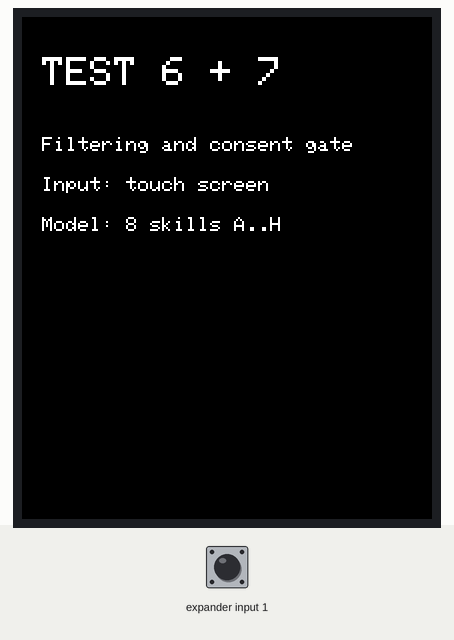
Simulated run of this sketch. Board: ESP32-S3. On the bench: 410×502 colour display. Wiring (inferred from the names in the program): PCF8574 port expander at I2C address 0x38. The inputs (shaded band) are chosen by the test bench; at power-on: expander input 1 HIGH. What the sketch prints to the serial monitor is not drawn.

Above: at 0.5 s.
At 17.2 s:
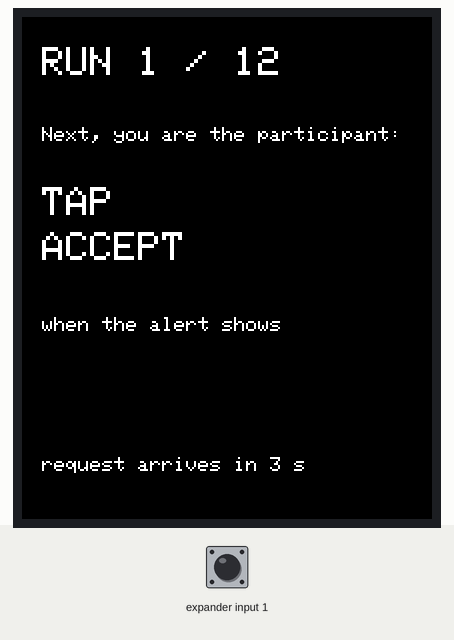
17.3 s: expander input 1 pulled LOW for 1 s
At 18.3 s:
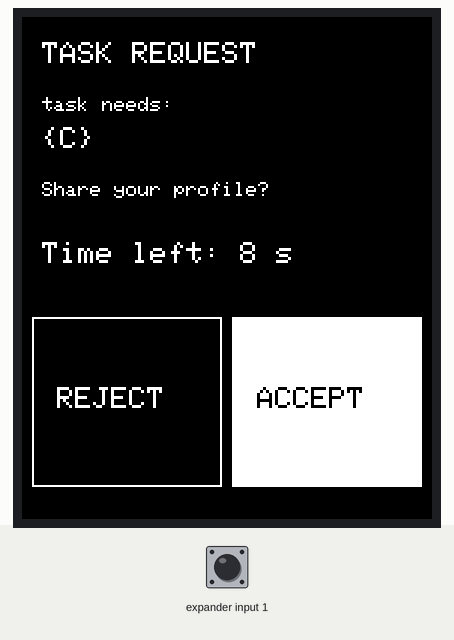
At 19.9 s:
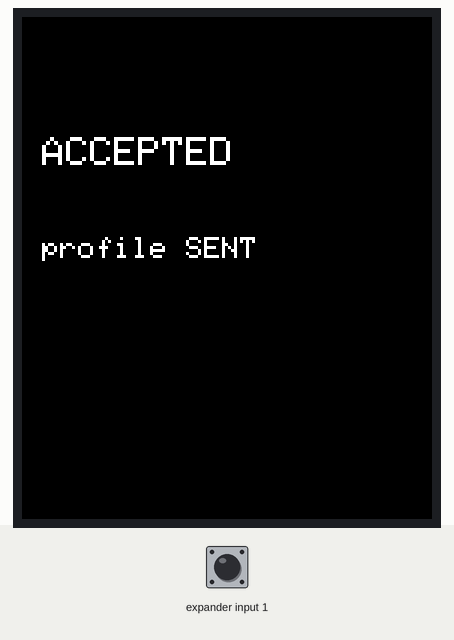
21.3 s: expander input 1 pulled LOW for 3.2 s
29.0 s: expander input 1 driven HIGH
Timing chart, 0 to 32.0 s (numbered marks = the images above; inputs shaded):
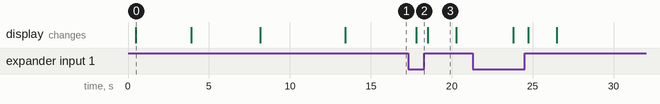

Measured:
- after the input at 17.3 s, the display: changes after 0.50 s (image 2)
- what the display in image 0 shows lasts 3.4 s, from 0.5 s to 3.9 s
- what the display in image 3 shows lasts 1.8 s, from 18.5 s to 20.3 s

The sketch:

test6_7_filter_consent.ino
```cpp
/*
  TEST 6 + TEST 7 (v2) - Watch-side request filtering and consent gate, ON THE WATCH SCREEN
  Project I (247-519-VA) | Tests: REQSU-01 (filtering), REQSU-06 (consent), R3
  Hardware: Waveshare ESP32-S3-Touch-AMOLED-2.06. NO radio and NO second device needed.
  You do NOT need the Serial Monitor: instructions, buttons and results are all on the watch.

  SELF-CONTAINED MODEL (nothing external):
    8 abstract skills A..H, one bit each in a uint8_t (A=bit0 ... H=bit7).
    Profile = { skills mask, available flag }, Request = { required skills mask }.
    Rule    : RELEVANT  <=>  profile.available AND (profile.skills & required) != 0
    Two criteria (skill overlap, availability) are tested alone, then combined (R3 mitigation).

  TEST 6 (24 cases): hand-written expected answers vs isRelevant().  PASS: 24 of 24.

  TEST 7 (12 runs): consent gate. YOU are the participant. Before each run the screen tells you
    what to do; 3 s later the request alert appears with two big buttons:
        left half = REJECT, right half = ACCEPT (touch the lower half of the screen).
      ACCEPT run   -> tap ACCEPT           REJECT run   -> tap REJECT
      TIMEOUT run  -> do nothing (8 s)     FILTERED run -> do nothing (no alert should appear)
    The profile is "sent" only by a TX line (shown on screen, stand-in for the radio).
    PASS (log before running): all 12 runs show the expected outcome, the profile is sent exactly
    once in each ACCEPT run and never otherwise, and there are zero violations.

  BUTTON FALLBACK: if the touch chip is not found at start-up, the screen says so and the BOOT
    button is used instead: short press = ACCEPT, hold about 1 s = REJECT. Write down which mode ran.

  LIMITS (state in the logbook): the screen tap stands in for the final user interface, and the TX
  line stands in for the radio send. This supports REQSU-06 on the watch side only.

  PINS (Waveshare docs): QSPI display CS12 CLK11 D0-D3 = 4,5,6,7 RST8; touch FT3168 on I2C
  SDA15 SCL14 RST9 (INT38 not used); BOOT button GPIO0.

  LIBRARIES: "GFX Library for Arduino" (Arduino_GFX) v1.6.0 from the Library Manager. Nothing else.
  ARDUINO IDE SETTINGS (Waveshare): ESP32S3 Dev Module, USB CDC On Boot Enabled, Flash 32MB,
    PSRAM OPI, a large partition scheme, esp32 core 3.3.x.  Serial Monitor (optional): 115200.

  UNVERIFIED (could not be compiled against the library here): the Arduino_CO5300 constructor
  arguments (22 = column offset from the Waveshare docs) and the touch I2C address 0x38. If compile
  or start-up fails, send me the first error line or the Serial lines starting with "I2C found".
*/

#include <Arduino_GFX_Library.h>
#include <Wire.h>

#define LCD_CS 12
#define LCD_SCLK 11
#define LCD_SDIO0 4
#define LCD_SDIO1 5
#define LCD_SDIO2 6
#define LCD_SDIO3 7
#define LCD_RESET 8
#define LCD_W 410
#define LCD_H 502
#define TOUCH_SDA 15
#define TOUCH_SCL 14
#define TOUCH_RST 9
#define TOUCH_ADDR 0x38
#define BOOT_BTN 0

Arduino_DataBus *bus = new Arduino_ESP32QSPI(LCD_CS, LCD_SCLK, LCD_SDIO0, LCD_SDIO1, LCD_SDIO2, LCD_SDIO3);
Arduino_CO5300 *gfx = new Arduino_CO5300(bus, LCD_RESET, 0, LCD_W, LCD_H, 22, 0, 0, 0);

#define N_SKILLS 8
static const char SKILL_NAME[N_SKILLS] = {'A', 'B', 'C', 'D', 'E', 'F', 'G', 'H'};
#define CONSENT_MS 8000UL
#define GAP_MS     3000UL
#define BTN_ZONE_Y 280      // touches above this line are ignored

const uint16_t BLK = 0x0000, WHT = 0xFFFF;   // black and white only: legible in a photo or print

// ======================= model (no hardware) =======================
struct Profile { const char *id; uint8_t skills; bool available; };
struct Case    { uint8_t id; const char *criterion; uint8_t skills; bool avail; uint8_t req; bool expect; };

bool isRelevant(uint8_t skills, bool available, uint8_t req) {
  return available && ((skills & req) != 0);
}

void maskStr(uint8_t m, char *out) {   // out >= 20 chars
  int n = 0;
  out[n++] = '{';
  bool first = true;
  for (int i = 0; i < N_SKILLS; i++) {
    if (m & (1 << i)) {
      if (!first) out[n++] = ',';
      out[n++] = SKILL_NAME[i];
      first = false;
    }
  }
  out[n++] = '}';
  out[n] = 0;
}

// Expected answers are written by hand from the rule above, NOT computed by isRelevant().
// masks: A=0x01 B=0x02 C=0x04 D=0x08 E=0x10 F=0x20 G=0x40 H=0x80
const Case CASES[] = {
  // --- skill criterion alone (participant available) ---
  { 1, "skill", 0x01, true,  0x01, true  },
  { 2, "skill", 0x01, true,  0x02, false },
  { 3, "skill", 0x03, true,  0x02, true  },
  { 4, "skill", 0x03, true,  0x0C, false },
  { 5, "skill", 0x05, true,  0x0C, true  },
  { 6, "skill", 0xFF, true,  0x80, true  },
  { 7, "skill", 0x80, true,  0x7F, false },
  { 8, "skill", 0x00, true,  0x01, false },
  { 9, "skill", 0x01, true,  0x00, false },
  {10, "skill", 0x18, true,  0x18, true  },
  {11, "skill", 0x07, true,  0x38, false },
  {12, "skill", 0x20, true,  0x38, true  },
  // --- availability criterion alone (skills would match) ---
  {13, "avail", 0x01, false, 0x01, false },
  {14, "avail", 0x02, true,  0x02, true  },
  {15, "avail", 0xFF, false, 0xFF, false },
  {16, "avail", 0x00, true,  0x00, false },
  // --- both criteria combined ---
  {17, "both",  0x05, true,  0x04, true  },
  {18, "both",  0x05, true,  0x0A, false },
  {19, "both",  0x05, false, 0x04, false },
  {20, "both",  0x05, false, 0x02, false },
  {21, "both",  0x40, true,  0xC0, true  },
  {22, "both",  0x40, true,  0x80, false },
  {23, "both",  0xAA, true,  0x55, false },
  {24, "both",  0xAA, true,  0x95, true  },
};
const int N_CASES = sizeof(CASES) / sizeof(CASES[0]);

// plain ints, not enums: the Arduino IDE auto-generates prototypes before type definitions
#define O_FILTERED 0
#define O_ACCEPTED 1
#define O_REJECTED 2
#define O_TIMEOUT  3
const char *OUT_NAME[] = {"FILTERED", "ACCEPT", "REJECT", "TIMEOUT"};
const char *OUT_SHORT[] = {"FILTER", "ACCEPT", "REJECT", "TIMEOUT"};

struct Run { uint8_t req; int expect; };
const Run RUNS[] = {
  {0x04, O_ACCEPTED}, {0x01, O_ACCEPTED}, {0x09, O_ACCEPTED}, {0x04, O_ACCEPTED},
  {0x04, O_REJECTED}, {0x05, O_REJECTED}, {0x01, O_REJECTED},
  {0x04, O_TIMEOUT},  {0x01, O_TIMEOUT},  {0x0D, O_TIMEOUT},
  {0x02, O_FILTERED}, {0x18, O_FILTERED},
};
const int N_RUNS = sizeof(RUNS) / sizeof(RUNS[0]);

Profile me = {"P01", 0x05, true};   // skills {A,C}, available
bool consented = false;
uint32_t txProfile = 0, blocked = 0, violations = 0;
uint32_t decideAt = 0, txAt = 0;
int observedRun[N_RUNS];
bool okRun[N_RUNS];

// The only path by which profile data leaves the watch; called after EVERY matching request.
bool shareProfileGate() {
  if (!consented) {
    blocked++;
    Serial.println("  gate: BLOCKED (no consent)");
    return false;
  }
  txAt = millis();
  if (txAt < decideAt) {   // sent before the decision: impossible if the logic is right
    violations++;
    Serial.println("  !! VIOLATION: sent before decision");
  }
  txProfile++;
  char m[20];
  maskStr(me.skills, m);
  Serial.printf("  TX PROFILE id=%s skills=%s\n", me.id, m);
  return true;
}

// ======================= watch input =======================
bool touchOk = false;
uint32_t btnDownAt = 0;
#define IN_NONE 0
#define IN_ACCEPT 1
#define IN_REJECT 2

bool readTouch(int &x, int &y) {
  Wire.beginTransmission(TOUCH_ADDR);
  Wire.write(0x02);
  if (Wire.endTransmission(false) != 0) return false;
  if (Wire.requestFrom(TOUCH_ADDR, 5) != 5) return false;
  uint8_t n = Wire.read() & 0x0F;
  uint8_t xh = Wire.read(), xl = Wire.read(), yh = Wire.read(), yl = Wire.read();
  if (n == 0) return false;
  x = ((xh & 0x0F) << 8) | xl;
  y = ((yh & 0x0F) << 8) | yl;
  return true;
}

int pollInput() {
  if (touchOk) {
    int x, y;
    if (readTouch(x, y) && y >= BTN_ZONE_Y) return (x >= LCD_W / 2) ? IN_ACCEPT : IN_REJECT;
    return IN_NONE;
  }
  bool down = (digitalRead(BOOT_BTN) == LOW);
  if (down && btnDownAt == 0) btnDownAt = millis();
  if (!down && btnDownAt != 0) {
    uint32_t d = millis() - btnDownAt;
    btnDownAt = 0;
    if (d >= 40) return (d >= 1000) ? IN_REJECT : IN_ACCEPT;
  }
  return IN_NONE;
}

void waitRelease() {   // a finger or press from the previous screen must not count
  uint32_t quiet = millis(), giveUp = millis() + 2000;
  while (millis() < giveUp) {
    int x, y;
    bool t = touchOk ? readTouch(x, y) : (digitalRead(BOOT_BTN) == LOW);
    if (t) quiet = millis();
    if (millis() - quiet >= 200) break;
    delay(10);
  }
  btnDownAt = 0;
}

// ======================= screens =======================
void txtc(int x, int y, uint8_t size, const char *s, bool inverse) {   // no default args (Arduino prototypes)
  gfx->setTextSize(size);
  gfx->setTextColor(inverse ? BLK : WHT, inverse ? WHT : BLK);
  gfx->setCursor(x, y);
  gfx->print(s);
}

void txt(int x, int y, uint8_t size, const char *s) { txtc(x, y, size, s, false); }

void screenPlan(int k, int e) {
  gfx->fillScreen(BLK);
  char b[24];
  snprintf(b, sizeof b, "RUN %d / %d", k, N_RUNS);
  txt(20, 30, 4, b);
  txt(20, 110, 2, "Next, you are the participant:");
  switch (e) {
    case O_ACCEPTED:
      if (touchOk) { txt(20, 170, 4, "TAP"); txt(20, 215, 4, "ACCEPT"); }
      else         { txt(20, 170, 3, "SHORT-PRESS"); txt(20, 215, 3, "BOOT BUTTON"); }
      txt(20, 300, 2, "when the alert shows");
      break;
    case O_REJECTED:
      if (touchOk) { txt(20, 170, 4, "TAP"); txt(20, 215, 4, "REJECT"); }
      else         { txt(20, 170, 3, "HOLD BOOT"); txt(20, 215, 3, "ABOUT 1 S"); }
      txt(20, 300, 2, "when the alert shows");
      break;
    case O_TIMEOUT:
      txt(20, 170, 4, "DO NOTHING");
      txt(20, 300, 2, "let the alert time out (8 s)");
      break;
    default:
      txt(20, 170, 4, "DO NOTHING");
      txt(20, 300, 2, "no alert should appear");
      break;
  }
  txt(20, 440, 2, "request arrives in 3 s");
}

void screenRequest(uint8_t req) {
  gfx->fillScreen(BLK);
  char m[20];
  maskStr(req, m);
  txt(20, 25, 3, "TASK REQUEST");
  txt(20, 80, 2, "task needs:");
  txt(20, 110, 3, m);
  txt(20, 165, 2, "Share your profile?");
  if (touchOk) {
    gfx->drawRect(10, 300, 190, 170, WHT);
    gfx->drawRect(11, 301, 188, 168, WHT);
    txt(35, 370, 3, "REJECT");
    gfx->fillRect(210, 300, 190, 170, WHT);
    txtc(235, 370, 3, "ACCEPT", true);
  } else {
    txt(20, 330, 2, "BOOT button:");
    txt(20, 360, 2, "short press = ACCEPT");
    txt(20, 390, 2, "hold about 1 s = REJECT");
  }
}

void drawCountdown(int secs) {
  gfx->fillRect(20, 215, 370, 50, BLK);
  char b[24];
  snprintf(b, sizeof b, "Time left: %d s", secs);
  txt(20, 225, 3, b);
}

void screenResult(int o, bool sent) {
  gfx->fillScreen(BLK);
  const char *t = (o == O_ACCEPTED) ? "ACCEPTED" : (o == O_REJECTED) ? "REJECTED" : (o == O_TIMEOUT) ? "TIMED OUT" : "FILTERED";
  txt(20, 120, 4, t);
  txt(20, 220, 3, sent ? "profile SENT" : "profile NOT sent");
}

// ======================= test 7 core =======================
int handleRequest(uint8_t req, bool &sent) {
  consented = false;
  sent = false;
  if (!isRelevant(me.skills, me.available, req)) {
    Serial.println("  filtered: no notification, nothing sent");
    return O_FILTERED;
  }
  char m[20];
  maskStr(req, m);
  Serial.printf("  NOTIFY: task needs %s (accept/reject on the watch)\n", m);
  waitRelease();
  screenRequest(req);
  uint32_t t0 = millis();
  int lastSec = -1;
  int o = O_TIMEOUT;
  while (millis() - t0 < CONSENT_MS) {
    int sec = (int)((CONSENT_MS - (millis() - t0) + 999) / 1000);
    if (sec != lastSec) { lastSec = sec; drawCountdown(sec); }
    int in = pollInput();
    if (in == IN_ACCEPT) { consented = true; o = O_ACCEPTED; break; }
    if (in == IN_REJECT) { o = O_REJECTED; break; }
    delay(10);
  }
  decideAt = millis();
  sent = shareProfileGate();
  return o;
}

void setup() {
  Serial.begin(115200);
  Serial.setTxTimeoutMs(0);   // never wait for a Serial Monitor
  pinMode(BOOT_BTN, INPUT_PULLUP);
  pinMode(TOUCH_RST, OUTPUT);
  digitalWrite(TOUCH_RST, LOW);
  delay(20);
  digitalWrite(TOUCH_RST, HIGH);
  delay(100);
  Wire.begin(TOUCH_SDA, TOUCH_SCL);
  Wire.setClock(400000);

  bool gfxOk = gfx->begin();
  gfx->setBrightness(255);
  Serial.printf("\n===== TEST 6 + 7 (on-watch): display %s =====\n", gfxOk ? "OK" : "FAILED");

  for (uint8_t a = 0x08; a < 0x78; a++) {   // diagnostic only
    Wire.beginTransmission(a);
    if (Wire.endTransmission() == 0) Serial.printf("I2C found 0x%02X\n", a);
  }
  Wire.beginTransmission(TOUCH_ADDR);
  touchOk = (Wire.endTransmission() == 0);
  Serial.printf("touch %s at 0x%02X\n", touchOk ? "FOUND" : "NOT FOUND (BOOT-button mode)", TOUCH_ADDR);

  gfx->fillScreen(BLK);
  txt(20, 40, 4, "TEST 6 + 7");
  txt(20, 120, 2, "Filtering and consent gate");
  txt(20, 160, 2, touchOk ? "Input: touch screen" : "Input: BOOT button");
  txt(20, 200, 2, "Model: 8 skills A..H");
  delay(3000);

  // ---- Test 6 ----
  Serial.println("\n--- TEST 6: filtering table ---");
  int pass6 = 0;
  char failIds[64] = "";
  for (int i = 0; i < N_CASES; i++) {
    const Case &c = CASES[i];
    bool got = isRelevant(c.skills, c.avail, c.req);
    bool ok = (got == c.expect);
    char sm[20], rm[20];
    maskStr(c.skills, sm);
    maskStr(c.req, rm);
    Serial.printf("[%s] case %02d %-5s skills=%-18s avail=%d req=%-18s expect=%d got=%d\n",
                  ok ? "PASS" : "FAIL", c.id, c.criterion, sm, c.avail, rm, c.expect, got);
    if (ok) pass6++;
    else {
      char t[8];
      snprintf(t, sizeof t, "%d ", c.id);
      strncat(failIds, t, sizeof(failIds) - strlen(failIds) - 1);
    }
  }
  bool t6 = (pass6 == N_CASES);
  Serial.printf("TEST 6 RESULT: %d/%d correct -> %s\n", pass6, N_CASES, t6 ? "PASS" : "FAIL");
  gfx->fillScreen(BLK);
  char b[64];
  txt(20, 40, 4, "TEST 6");
  snprintf(b, sizeof b, "%d / %d correct", pass6, N_CASES);
  txt(20, 130, 3, b);
  txt(20, 200, 4, t6 ? "PASS" : "FAIL");
  if (!t6) { txt(20, 290, 2, "failed cases:"); txt(20, 320, 2, failIds); }
  delay(4000);

  // ---- Test 7 ----
  Serial.println("\n--- TEST 7: consent gate (you are the participant) ---");
  gfx->fillScreen(BLK);
  txt(20, 40, 4, "TEST 7");
  txt(20, 120, 2, "You are participant P01");
  txt(20, 150, 2, "skills {A,C}, available");
  txt(20, 200, 2, "Follow the instruction");
  txt(20, 230, 2, "shown before each run.");
  txt(20, 300, 2, "starts in 5 s");
  delay(5000);

  int pass7 = 0;
  for (int k = 0; k < N_RUNS; k++) {
    Serial.printf("[PLAN] run=%d expect=%s\n", k + 1, OUT_NAME[RUNS[k].expect]);
    screenPlan(k + 1, RUNS[k].expect);
    delay(GAP_MS);
    char rm[20];
    maskStr(RUNS[k].req, rm);
    Serial.printf("RUN %d/%d request needs %s\n", k + 1, N_RUNS, rm);
    uint32_t txBefore = txProfile;
    bool sent = false;
    int o = handleRequest(RUNS[k].req, sent);
    uint32_t txDelta = txProfile - txBefore;
    uint32_t wantTx = (RUNS[k].expect == O_ACCEPTED) ? 1 : 0;
    bool ok = (o == RUNS[k].expect) && (txDelta == wantTx);
    observedRun[k] = o;
    okRun[k] = ok;
    Serial.printf("[%s] run %d expected=%s observed=%s tx=%lu (want %lu)\n",
                  ok ? "PASS" : "FAIL", k + 1, OUT_NAME[RUNS[k].expect], OUT_NAME[o],
                  (unsigned long)txDelta, (unsigned long)wantTx);
    if (ok) pass7++;
    screenResult(o, sent);
    delay(1500);
  }

  bool all = t6 && (pass7 == N_RUNS) && violations == 0;
  Serial.println("\n===== SUMMARY (paste into logbook) =====");
  Serial.printf("Input mode: %s\n", touchOk ? "touch screen" : "BOOT button");
  Serial.printf("Test 6: %d/%d cases correct\n", pass6, N_CASES);
  Serial.printf("Test 7: %d/%d runs as expected | profile TX total=%lu | blocked by gate=%lu | violations=%lu\n",
                pass7, N_RUNS, (unsigned long)txProfile, (unsigned long)blocked, (unsigned long)violations);
  Serial.printf("OVERALL: %s\n", all ? "PASS" : "FAIL");

  gfx->fillScreen(BLK);
  txt(20, 10, 3, "RESULT");
  snprintf(b, sizeof b, "Test 6: %d/%d", pass6, N_CASES);
  txt(20, 50, 2, b);
  snprintf(b, sizeof b, "Test 7: %d/%d", pass7, N_RUNS);
  txt(20, 75, 2, b);
  snprintf(b, sizeof b, "sent %lu  blocked %lu  viol %lu", (unsigned long)txProfile, (unsigned long)blocked, (unsigned long)violations);
  txt(20, 100, 2, b);
  for (int k = 0; k < N_RUNS; k++) {
    snprintf(b, sizeof b, "%02d %-7s %s", k + 1, OUT_SHORT[observedRun[k]], okRun[k] ? "ok" : "FAIL");
    txt(k < 6 ? 15 : 215, 140 + (k % 6) * 28, 2, b);
  }
  txt(20, 340, 4, all ? "OVERALL PASS" : "OVERALL FAIL");
  txt(20, 400, 2, touchOk ? "mode: touch" : "mode: BOOT button");
  txt(20, 430, 2, "photograph or copy this screen");
}

void loop() { delay(1000); }
```
